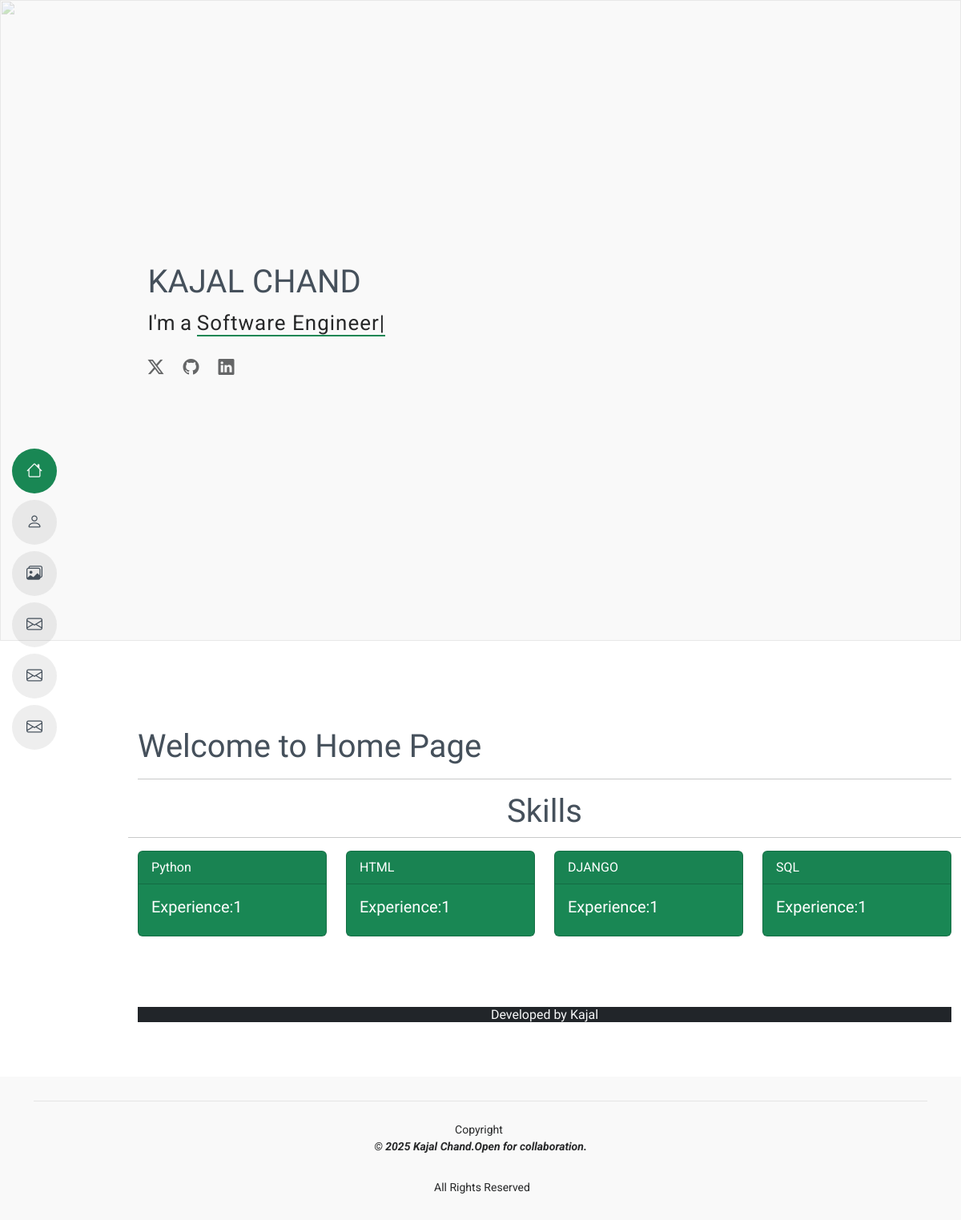
The page / on the database its author committed.
### PortfolioApp/models.py (models this page shows, shortened)
class Skills(models.Model):
    skill=models.CharField(max_length=150)
    experience=models.IntegerField(default=0)

### PortfolioApp/views.py (the view)
# urls.py: path('', views.index, name="index"),
def index(request):
    data=Skills.objects.all()
    context={"data":data}
    return render(request,"index.html",context)

### templates/index.html (shortened to what this page needs)
{% extends 'base.html' %}
{% block hero %}
     <h1>KAJAL CHAND</h1>
     <p>I'm a <span class="typed" data-typed-items="Software Engineer,Designer, Developer, Freelancer, NGO Volunteer">Designer</span></p>
     <div class="social-links">
      <a href="#"><i class="bi bi-twitter-x"></i></a>
      <a href="https://github.com/Kjch08"><i class="bi bi-github"></i></a>
      <a href="https://www.linkedin.com/in/kajal-chand-2587891a4/"><i class="bi bi-linkedin"></i></a>
     </div>
{% endblock hero %}
{% block body %}
<br>
<br>
<h1>Welcome to Home Page {{user.first_name}}</h1>
<hr>
<div class="row">
  <h1 class ="text-center">Skills</h1>
  <hr>
   {% for i in data %}
   <div class="col-md-3">
    <div class="card text-bg-success mb-3" style="max-width: 18rem;">
      <div class="card-header">{{i.skill}} </div>
      <div class="card-body">
       <h5 class="card-title">Experience:{{i.experience}}</h5>
      </div>
    </div>
   </div>
    {% endfor %}
  </div>
  <br>
  <br>
  <br>
  <h6 class="text-center bg-dark text-light">Developed by Kajal</h1>
{% endblock body %}

### static/assets/css/main.css (style rules this page uses)
:root { --default-font: "Roboto", system-ui, -apple-system, "Segoe UI", Roboto, "Helvetica Neue", Arial, "Noto Sans", "Liberation Sans", sans-serif, "Apple Color Emoji", "Segoe UI Emoji", "Segoe UI Symbol", "Noto Color Emoji"; --heading-font: "Raleway", sans-serif; --nav-font: "Poppins", sans-serif; }
:root { --background-color: #ffffff; --default-color: #272829; --heading-color: #45505b; --accent-color: #198754; --surface-color: #ffffff; --contrast-color: #ffffff; }
:root { --nav-color: #45505b; --nav-hover-color: #198754; --nav-mobile-background-color: #ffffff; --nav-dropdown-background-color: #ffffff; --nav-dropdown-color: #212529; --nav-dropdown-hover-color: #198754; }
:root { scroll-behavior: smooth; }
body { color: var(--default-color); background-color: var(--background-color); font-family: var(--default-font); }
a { color: var(--accent-color); text-decoration: none; transition: 0.3s; }
h1, h2, h3, h4, h5, h6 { color: var(--heading-color); font-family: var(--heading-font); }
.hero p { margin: 5px 0 0 0; font-size: 26px; }
.hero p span { letter-spacing: 1px; border-bottom: 2px solid var(--accent-color); }
.hero .social-links { margin-top: 25px; }
.hero .social-links a { font-size: 20px; display: inline-block; color: color-mix(in srgb, var(--default-color), transparent 30%); line-height: 1; margin-right: 20px; transition: 0.3s; }

### rows shown on the page
Skills: skill "Python", experience "1"
Skills: skill "HTML", experience "1"
Skills: skill "DJANGO", experience "1"
Skills: skill "SQL", experience "1"
